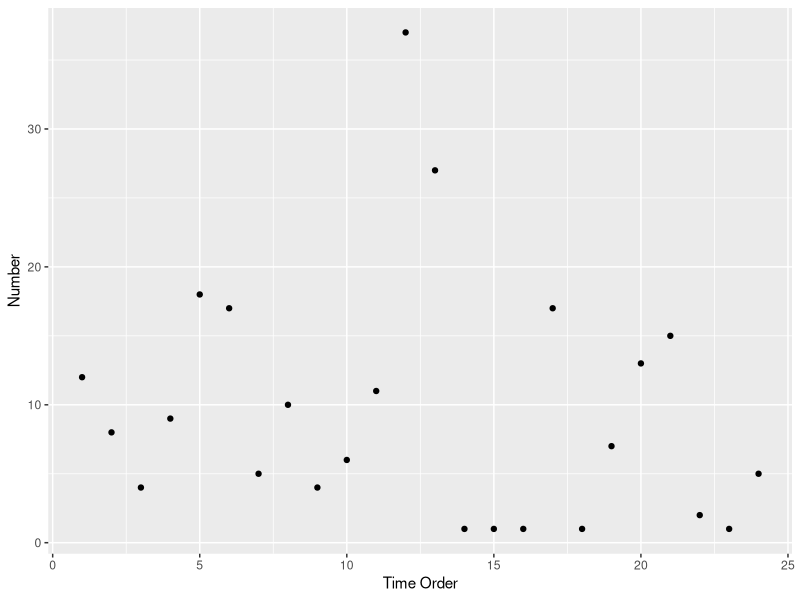
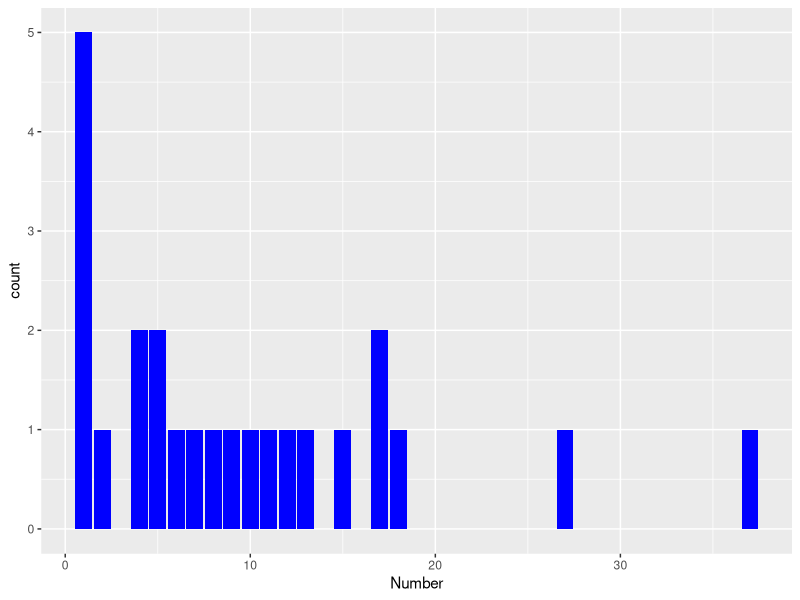

Recreate these plots in R, in order.
## ---- chunk 1
library(ggplot2)
## ---- chunk 2
statsoftfulDF <- read.csv("statsoftful.txt", header=TRUE, stringsAsFactors = FALSE)
## ---- chunk 3
plt01 <- ggplot(data=statsoftfulDF, aes(x=1:nrow(statsoftfulDF), y=Number))
plt01 + geom_point() + xlab("Time Order")
## ---- chunk 4
plt02 <- ggplot(data=statsoftfulDF, aes(x=Number))
plt02 + geom_bar(binwidth=1, fill="blue")
## ---- chunk 5
tabNumber <- table(statsoftfulDF$Number)
if(!any(tabNumber == 1)) {
  cat("No winner since there is no unique number\n")
} else {
  winNumber <- as.numeric(names(tabNumber[tabNumber == 1][1]))
  winName <- statsoftfulDF$Name[statsoftfulDF$Number == winNumber]
  cat("Winner: ", winName, "Number:", winNumber, "\n")
}
## ---- chunk 6
names(tabNumber[tabNumber == 1])
